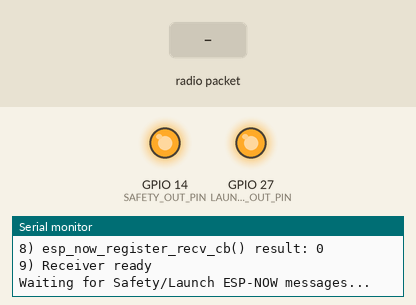
Bench run of a program on a simulated ESP32. Parts: output pins drawn as LEDs (lit = HIGH), the last lines printed to the serial monitor. The inputs (shaded band) are chosen by the test bench. WiFi joins after 1.5 s; servers stay silent unless stated.

Above: at 2.3 s.
2.4 s: radio packet "Safety Off" arrives
At 3.0 s:
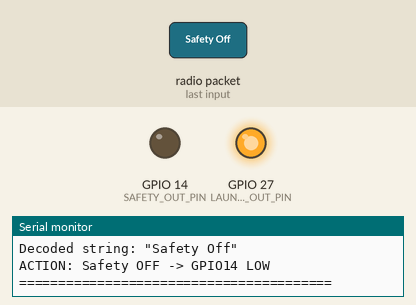
3.9 s: radio packet "Launch On" arrives
At 5.1 s:
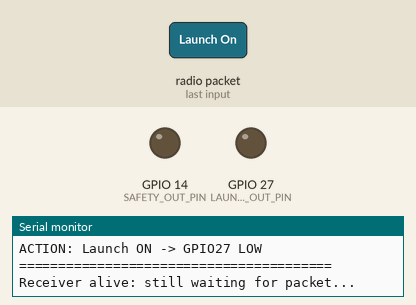
5.4 s: radio packet "Safety On" arrives
At 6.5 s:
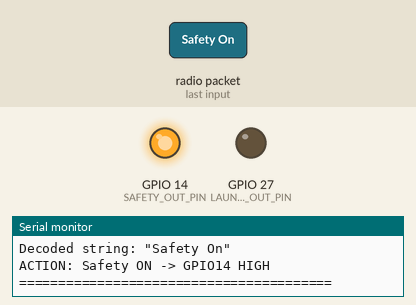
Timing chart, 0 to 8.4 s (numbered marks = the images above; inputs shaded):
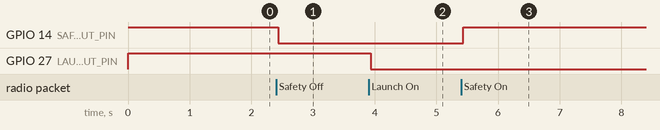

The program:

main.cpp
```cpp
#include <Arduino.h>
#include <WiFi.h>
#include <esp_now.h>
#include <esp_wifi.h>

constexpr uint8_t espNowChannel = 1;
// Output pins for receiver actions
const int SAFETY_OUT_PIN = 14; // GPIO14 -> safety indicator (active LOW when Safety Off)
const int LAUNCH_OUT_PIN = 27; // GPIO27 -> launch indicator (active LOW when Launch On)

void printMac(const uint8_t *mac) {
  char buf[18];
  snprintf(buf, sizeof(buf), "%02X:%02X:%02X:%02X:%02X:%02X",
           mac[0], mac[1], mac[2], mac[3], mac[4], mac[5]);
  Serial.println(buf);
}

void OnDataRecv(const uint8_t *macAddr, const uint8_t *incomingData, int len) {
  Serial.println("========================================");
  Serial.println("CALLBACK: OnDataRecv() triggered");
  Serial.print("Received packet length: ");
  Serial.println(len);

  Serial.print("Source MAC: ");
  printMac(macAddr);

  // Convert data to string
  String message = "";
  for (int i = 0; i < len; i++) {
    message += (char)incomingData[i];
  }

  Serial.print("Decoded string: \"");
  Serial.print(message);
  Serial.println("\"");

  // React to named messages and drive outputs accordingly
  if (message == "Safety Off") {
    digitalWrite(SAFETY_OUT_PIN, LOW); // active LOW to indicate Safety is OFF
    Serial.println("ACTION: Safety OFF -> GPIO14 LOW");
  } else if (message == "Safety On") {
    digitalWrite(SAFETY_OUT_PIN, HIGH);
    Serial.println("ACTION: Safety ON -> GPIO14 HIGH");
  } else if (message == "Launch On") {
    digitalWrite(LAUNCH_OUT_PIN, LOW); // active LOW to indicate Launch is ON
    Serial.println("ACTION: Launch ON -> GPIO27 LOW");
  } else if (message == "Launch Off") {
    digitalWrite(LAUNCH_OUT_PIN, HIGH);
    Serial.println("ACTION: Launch OFF -> GPIO27 HIGH");
  } else {
    Serial.println("NO ACTION: message not recognized");
  }

  Serial.println("========================================");
}

void setup() {
  // Configure output pins and default them HIGH (inactive)
  pinMode(SAFETY_OUT_PIN, OUTPUT);
  pinMode(LAUNCH_OUT_PIN, OUTPUT);
  digitalWrite(SAFETY_OUT_PIN, HIGH);
  digitalWrite(LAUNCH_OUT_PIN, HIGH);

  Serial.begin(115200);
  delay(1000);

  Serial.println("=== RECEIVER DEBUG START ===");

  Serial.print("1) WiFi.mode() before: ");
  Serial.println(WiFi.getMode());

  WiFi.mode(WIFI_STA);
  Serial.print("2) WiFi.mode() after WiFi.mode(WIFI_STA): ");
  Serial.println(WiFi.getMode());

  WiFi.disconnect(true);
  Serial.println("3) WiFi disconnected");

  WiFi.setSleep(false);
  Serial.println("4) WiFi sleep disabled");

  // Start WiFi radio (required before setting channel)
  WiFi.begin();
  delay(100);
  Serial.println("4b) WiFi radio started");

  String localMac = WiFi.macAddress();
  Serial.print("5) Receiver MAC: ");
  Serial.println(localMac);

  esp_err_t initResult = esp_now_init();
  Serial.print("6) esp_now_init() result: ");
  Serial.println(initResult);

  if (initResult != ESP_OK) {
    Serial.println("ERROR: ESP-NOW init failed");
    return;
  }

  Serial.println("DEBUG_FIX_APPLIED: About to call esp_wifi_set_channel()");
  Serial.println("DEBUG_FIX_APPLIED: Order is NOW: esp_now_init BEFORE esp_wifi_set_channel");

  esp_err_t chResult = esp_wifi_set_channel(espNowChannel, WIFI_SECOND_CHAN_NONE);
  Serial.print("7) esp_wifi_set_channel result: ");
  Serial.println(chResult);

  esp_err_t regResult = esp_now_register_recv_cb(OnDataRecv);
  Serial.print("8) esp_now_register_recv_cb() result: ");
  Serial.println(regResult);

  Serial.println("9) Receiver ready");
  Serial.println("Waiting for Safety/Launch ESP-NOW messages...");
}

void loop() {
  static unsigned long lastPrint = 0;

  if (millis() - lastPrint > 5000) {
    Serial.println("Receiver alive: still waiting for packet...");
    lastPrint = millis();
  }

  delay(10);
}
```

Measured:
- after the input at 2.4 s, GPIO 14 (SAFETY_OUT_PIN): HIGH → LOW at once
- after the input at 3.9 s, GPIO 27 (LAUNCH_OUT_PIN): HIGH → LOW at once
- after the input at 5.4 s, GPIO 14 (SAFETY_OUT_PIN): LOW → HIGH at once
